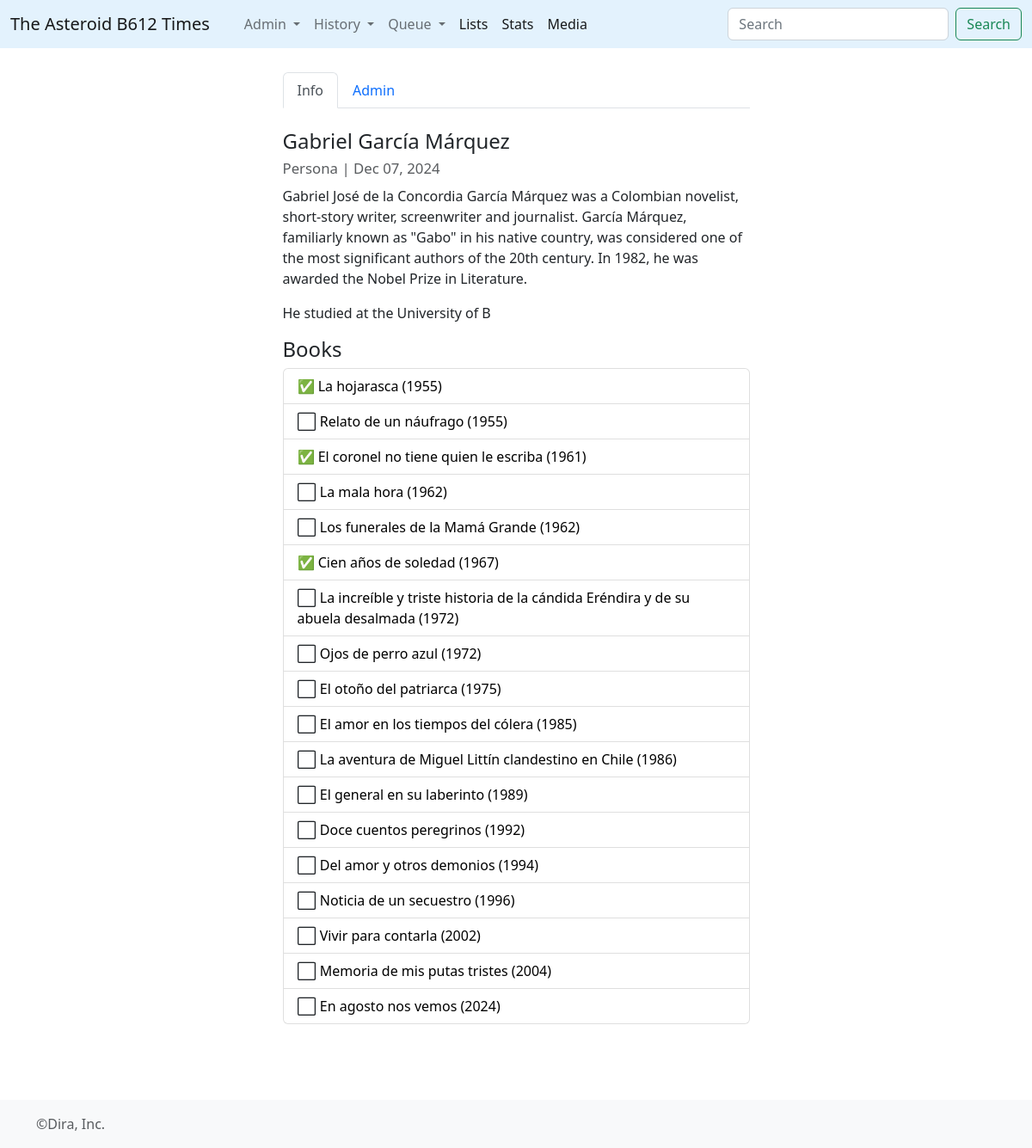
The app's page /wiki/147 with its own data.
### times/models.py (models this page shows, shortened)
class Wiki(models.Model):
	wtype = models.ForeignKey(WikiType,on_delete=models.CASCADE)
	title = models.CharField(max_length=512)
	info = models.TextField()
	created_at = models.DateTimeField(auto_now=True)
	updated_at = models.DateTimeField(null=True,blank=True)
	@property
	def headtext(self):
		n_corte = self.info.find('==headtext==')
		if n_corte == -1:
			return self.info[0:350]
		else:
			return self.info[0:n_corte]
	@property
	def mainPic(self):
		npics = WikiPhoto.objects.filter(wiki__id=self.id,imgtype=1).count()
		if npics == 0:
			return None
		else:
			pks = WikiPhoto.objects.filter(wiki=self.id,imgtype=1).values_list('pk', flat=True)
			random_pk = choice(pks)
			ppic = WikiPhoto.objects.get(pk=random_pk)
			return ppic.imagen.url

class WikiType(models.Model):
	category = models.CharField(max_length=255)

class Book(models.Model):
	title = models.CharField(max_length=512)
	orig_lan = models.CharField(max_length=2)
	info = models.TextField()
	pub_year = models.IntegerField()
	wtype = models.ForeignKey(WikiType,on_delete=models.CASCADE)
	@property
	def titulo(self):
		return self.title+' ('+ str(self.pub_year) +')'
	@property
	def rhist(self):
		conteo = Consumo.objects.filter(volume__id=self.id).count()
		if conteo == 0:
			rcheck = 0
		else:
			rcheck = 1
		return rcheck

### times/views.py (the view)
# urls.py: path('wiki/<wid>', views.wiki, name='wiki'),
def wiki(request,wid):
	this_wiki = Wiki.objects.get(pk=int(wid))
	collection = Pagina.objects.all().order_by('titulo')
	wtypes = WikiType.objects.all()
	rel_books = Book.objects.raw("""
		select
		    a.*
		from
		    times_book a
		    inner join times_credito b
		    on a.id = b.media_id
		    inner join times_wiki c
		    on b.persona_id = c.id
		where
		    c.id = {}
		   order by a.pub_year
		    """.format(this_wiki.id))
	return render(request,'view-wiki.html',{'this_wiki':this_wiki,'paginas':collection,'wtypes':wtypes,'creditos':rel_books})

### times/templates/view-wiki.html (shortened to what this page needs)
{% extends 'base_forms.html' %}
{% block contenido %}
<ul class="nav nav-tabs" id="myTab" role="tablist">
  <li class="nav-item" role="presentation">
    <button class="nav-link active" id="home-tab" data-bs-toggle="tab" data-bs-target="#home" type="button" role="tab" aria-controls="home" aria-selected="true">Info</button>
  </li>
  <li class="nav-item" role="presentation">
    <button class="nav-link" id="profile-tab" data-bs-toggle="tab" data-bs-target="#profile" type="button" role="tab" aria-controls="profile" aria-selected="false">Admin</button>
  </li>
</ul>
<div class="tab-content" id="myTabContent">
  <div class="tab-pane fade show active" id="home" role="tabpanel" aria-labelledby="home-tab">
  	<br>
  	<article class="blog-post">
		<h4>{{this_wiki.title}} <br><small class="text-muted" style="font-size: 0.7em; font-weight: normal;">{{this_wiki.wtype.category|capfirst}} | {{this_wiki.updated_at|date:"M d, Y"}}</small></h4>
        {% if creditos %}
		{{this_wiki.headtext|safe|linebreaks}}
		{% else %}
		{{this_wiki.cleantext|safe|linebreaks}}
		{% endif %}
		{% if creditos %}
		<h4>Books</h4>
		  <ul class="list-group">
        {% for l in creditos %}
          <li class="list-group-item">
            {% if l.rhist > 0 %}&#9989;{%else%}&#11036;{%endif%} <a href="{% url 'book' l.id %}" style="color:black; text-decoration: none;"> {{l.titulo}}</a>
          </li>
        {% endfor %}
      </ul>
		{% endif %}
	</article>
  </div>
</div>
<br>
{% endblock%}

### static/css/blog.css (style rules this page uses)
.blog-post { margin-bottom: 4rem; }

### records on screen
Wiki: title "Gabriel García Márquez", wtype.category "Persona", updated_at "Dec 07, 2024", headtext "Gabriel José de la Concordia Garcí­a Márquez was a Colombian novelist, short-story writer, screenwriter and journalist. Garcí­a Márquez, familiarly known as \"Gabo\" in his native country, was considered one of the most significant authors of the 20th century. In 1982, he was awarded the Nobel Prize in Literature. He studied at the University of B"
Book: titulo "La hojarasca (1955)"
Book: titulo "Relato de un náufrago (1955)"
Book: titulo "El coronel no tiene quien le escriba (1961)"
Book: titulo "La mala hora (1962)"
Book: titulo "Los funerales de la Mamá Grande (1962)"
Book: titulo "Cien años de soledad (1967)"
Book: titulo "La increíble y triste historia de la cándida Eréndira y de su abuela desalmada (1972)"
Book: titulo "Ojos de perro azul (1972)"
Book: titulo "El otoño del patriarca (1975)"
Book: titulo "El amor en los tiempos del cólera (1985)"
Book: titulo "La aventura de Miguel Littín clandestino en Chile (1986)"
Book: titulo "El general en su laberinto (1989)"
Book: titulo "Doce cuentos peregrinos (1992)"
Book: titulo "Del amor y otros demonios (1994)"
Book: titulo "Noticia de un secuestro (1996)"
Book: titulo "Vivir para contarla (2002)"
Book: titulo "Memoria de mis putas tristes (2004)"
Book: titulo "En agosto nos vemos (2024)"
